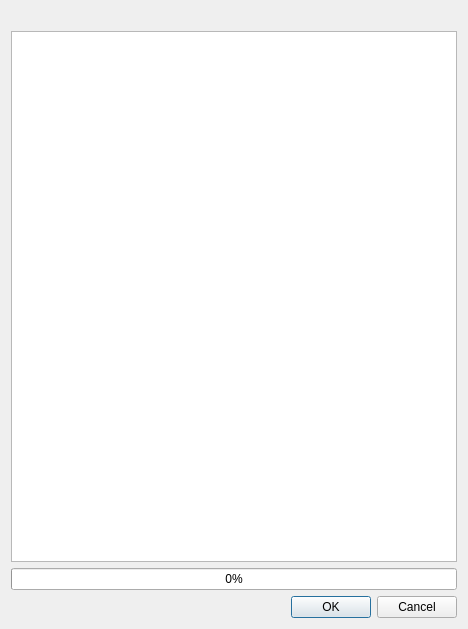
<?xml version="1.0" encoding="UTF-8"?>
<ui version="4.0">
 <class>ExplorerDialog</class>
 <widget class="QDialog" name="ExplorerDialog">
  <property name="geometry">
   <rect>
    <x>0</x>
    <y>0</y>
    <width>468</width>
    <height>629</height>
   </rect>
  </property>
  <property name="windowTitle">
   <string>Выберите снимок</string>
  </property>
  <layout class="QVBoxLayout" name="verticalLayout">
   <item>
    <widget class="QLabel" name="lblTop">
     <property name="text">
      <string/>
     </property>
    </widget>
   </item>
   <item>
    <widget class="QListWidget" name="listWidget">
     <property name="selectionMode">
      <enum>QAbstractItemView::MultiSelection</enum>
     </property>
     <property name="selectionBehavior">
      <enum>QAbstractItemView::SelectRows</enum>
     </property>
    </widget>
   </item>
   <item>
    <widget class="QProgressBar" name="progressBar">
     <property name="value">
      <number>0</number>
     </property>
    </widget>
   </item>
   <item>
    <widget class="QDialogButtonBox" name="buttonBox">
     <property name="orientation">
      <enum>Qt::Horizontal</enum>
     </property>
     <property name="standardButtons">
      <set>QDialogButtonBox::Cancel|QDialogButtonBox::Ok</set>
     </property>
    </widget>
   </item>
  </layout>
 </widget>
 <resources/>
 <connections>
  <connection>
   <sender>buttonBox</sender>
   <signal>accepted()</signal>
   <receiver>ExplorerDialog</receiver>
   <slot>accept()</slot>
   <hints>
    <hint type="sourcelabel">
     <x>248</x>
     <y>254</y>
    </hint>
    <hint type="destinationlabel">
     <x>157</x>
     <y>274</y>
    </hint>
   </hints>
  </connection>
  <connection>
   <sender>buttonBox</sender>
   <signal>rejected()</signal>
   <receiver>ExplorerDialog</receiver>
   <slot>reject()</slot>
   <hints>
    <hint type="sourcelabel">
     <x>316</x>
     <y>260</y>
    </hint>
    <hint type="destinationlabel">
     <x>286</x>
     <y>274</y>
    </hint>
   </hints>
  </connection>
 </connections>
</ui>
